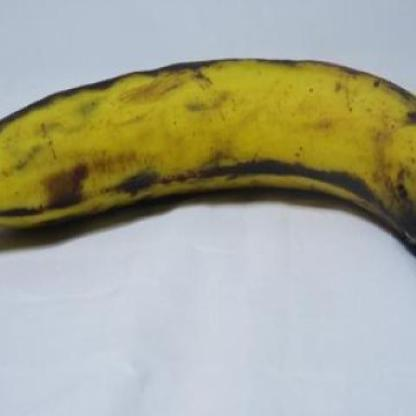
#> input picture banana_ripeness/dataset/overripe/musa-acuminata-mold-e18a9afb-1d0a-11ec-96d8-d8c4975e38aa_jpg.rf.0f578f0960e7304cdce77faeb584c334.jpg, 416 x 416 px
$ python -i image_processing.py   (imports and definitions only)
#> lines starting #> are read from the running program, lines starting #| are printed output that depends on the picture; after the words box and inside, x2 and y2 are one past the last pixel; in counts of white or black regions, pixels touching at a corner belong together
from __future__ import annotations
from io import BytesIO
import cv2, numpy as np
from PIL import Image, ImageOps
from . import config
def load_image(uploaded_file):
 try:
    with Image.open(BytesIO(uploaded_file.getvalue())) as pil_image:
     pil_image=ImageOps.exif_transpose(pil_image); pil_image.verify()
    with Image.open(BytesIO(uploaded_file.getvalue())) as pil_image:
     rgb=np.array(ImageOps.exif_transpose(pil_image).convert("RGB"))
    return cv2.cvtColor(rgb,cv2.COLOR_RGB2BGR)
 except (OSError,ValueError) as exc:
    raise ValueError("Invalid or corrupted image. Please upload another image.") from exc
def resize_image(image,max_dimension=config.WORKING_MAX_DIMENSION):
 h,w=image.shape[:2]; scale=min(1.,max_dimension/max(h,w)); return cv2.resize(image,(max(1,round(w*scale)),max(1,round(h*scale))),interpolation=cv2.INTER_AREA)
def _component(mask):
 h,w=mask.shape; n,labels,stats,_=cv2.connectedComponentsWithStats(mask,8); choices=[i for i in range(1,n) if stats[i,4]>=h*w*config.MIN_COMPONENT_AREA_RATIO]
 return np.where(labels==max(choices,key=lambda i:stats[i,4]),255,0).astype(np.uint8) if choices else np.zeros_like(mask)
def _grabcut(image):
 h,w=image.shape[:2]; mask=np.zeros((h,w),np.uint8); bgd=np.zeros((1,65),np.float64); fgd=np.zeros((1,65),np.float64)
 try:
  cv2.grabCut(image,mask,(max(1,w//20),max(1,h//20),max(2,w-w//10),max(2,h-h//10)),bgd,fgd,3,cv2.GC_INIT_WITH_RECT); return _component(np.where((mask==1)|(mask==3),255,0).astype(np.uint8))
 except cv2.error: return np.zeros((h,w),np.uint8)
def banana_mask(image,hsv,lab):
 h,s,v=cv2.split(hsv); H,W=h.shape; edge=max(3,min(H,W)//25); border=np.concatenate((lab[:edge].reshape(-1,3),lab[-edge:].reshape(-1,3),lab[:,:edge].reshape(-1,3),lab[:,-edge:].reshape(-1,3)))
 dist=np.linalg.norm(lab.astype(np.float32)-np.median(border,axis=0),axis=2); candidate=((((s>25)&(v>35))|((s>45)&(v<170)))&(dist>max(13,float(np.percentile(dist,42))))&~((v>242)&(s<28))).astype(np.uint8)*255
 candidate=cv2.morphologyEx(candidate,cv2.MORPH_OPEN,np.ones((3,3),np.uint8)); candidate=cv2.morphologyEx(candidate,cv2.MORPH_CLOSE,np.ones((9,9),np.uint8)); out=_component(candidate); coverage=cv2.countNonZero(out)/out.size
 if coverage<config.MIN_FRUIT_COVERAGE or coverage>config.MAX_FRUIT_COVERAGE:
  fallback=_grabcut(image)
  if cv2.countNonZero(fallback): out=fallback
 if cv2.countNonZero(out)<out.size*config.MIN_FRUIT_COVERAGE: out=((v<245)|(s>20)).astype(np.uint8)*255
 return cv2.morphologyEx(out,cv2.MORPH_CLOSE,np.ones((7,7),np.uint8))
def make_demo_image():
 image=np.full((360,520,3),(236,240,232),dtype=np.uint8); cv2.ellipse(image,(260,185),(175,66),-15,18,162,(35,210,245),-1); cv2.ellipse(image,(260,171),(164,52),-15,20,160,(60,222,250),-1)
 for x,y,r in [(230,185,5),(280,194,7),(330,160,4),(360,185,5)]: cv2.circle(image,(x,y),r,(45,78,104),-1)
 return image
def process_image(image):
 original=image.copy(); blurred=cv2.GaussianBlur(resize_image(image),config.GAUSSIAN_KERNEL,0); lab0=cv2.cvtColor(blurred,cv2.COLOR_BGR2LAB); l,a,b=cv2.split(lab0); l=cv2.createCLAHE(clipLimit=1.8,tileGridSize=(8,8)).apply(l); working=cv2.cvtColor(cv2.merge((l,a,b)),cv2.COLOR_LAB2BGR); hsv=cv2.cvtColor(working,cv2.COLOR_BGR2HSV); lab=cv2.cvtColor(working,cv2.COLOR_BGR2LAB); mask=banana_mask(working,hsv,lab); coverage=cv2.countNonZero(mask)/float(mask.size)
 return {"original":original,"working":working,"blurred":blurred,"hsv":hsv,"lab":lab,"hsv_visual":cv2.cvtColor(hsv,cv2.COLOR_HSV2RGB),"banana_mask":mask,"segmented":cv2.bitwise_and(working,working,mask=mask),"segmentation_coverage":round(coverage*100,1),"segmentation_uncertain":coverage<config.MIN_FRUIT_COVERAGE or coverage>config.MAX_FRUIT_COVERAGE}
def rgb(image): return cv2.cvtColor(image,cv2.COLOR_BGR2RGB)

>>> import cv2
>>> picture = cv2.imread('../dataset/overripe/musa-acuminata-mold-e18a9afb-1d0a-11ec-96d8-d8c4975e38aa_jpg.rf.0f578f0960e7304cdce77faeb584c334.jpg')
#> picture is the input picture: shape (416, 416, 3); mean B, G, R 147.7, 167.9, 167.4
>>> result = process_image(picture)
#> in process_image, `lab0 = cv2.cvtColor(blurred, cv2.COLOR_BGR2LAB)`: lab0: shape (416, 416, 3); mean of channels 0, 1, 2 173.5, 126.6, 138.1
#> in process_image, `l = cv2.createCLAHE(clipLimit=1.8, tileGridSize=(8, 8)).apply(l)`:
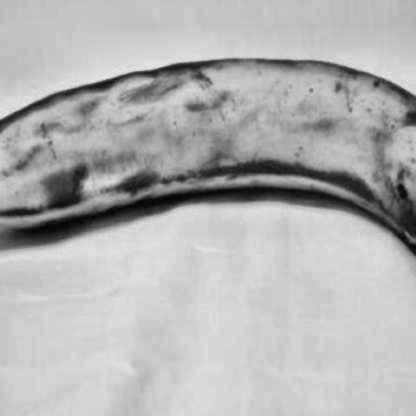
#> l: shape (416, 416); min 4, max 231, mean 178.9
#> in process_image, `hsv = cv2.cvtColor(working, cv2.COLOR_BGR2HSV)`: hsv: shape (416, 416, 3); mean H, S, V 78.9, 72.7, 186.8
#> in process_image, `lab = cv2.cvtColor(working, cv2.COLOR_BGR2LAB)`: lab: shape (416, 416, 3); mean of channels 0, 1, 2 178.9, 126.6, 138.1
#> in banana_mask, `h, s, v = cv2.split(hsv)`:
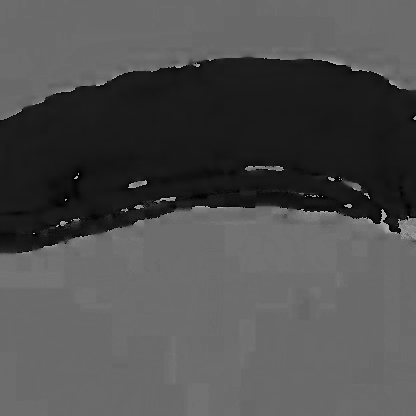
#> h: shape (416, 416); min 0, max 179, mean 78.9
#> in banana_mask, `h, s, v = cv2.split(hsv)`:
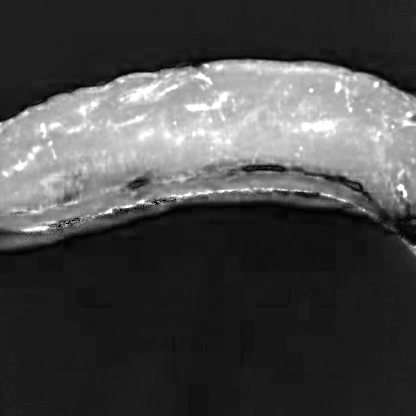
#> s: shape (416, 416); min 0, max 255, mean 72.7
#> in banana_mask, `dist = np.linalg.norm(lab.astype(np.float32) - np.median(border, axis=`:
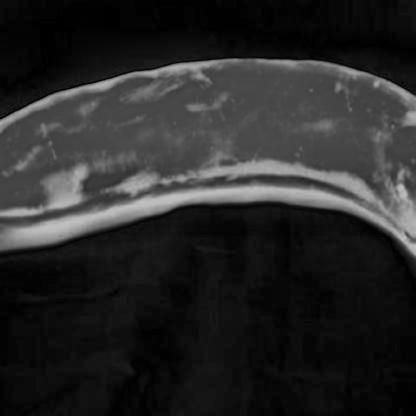
#> dist: shape (416, 416) float64; min 0, max 194.3, mean 40.8
#> in banana_mask, `candidate = (((s > 25) & (v > 35) | (s > 45) & (v < 170)) & (dist > ma`:
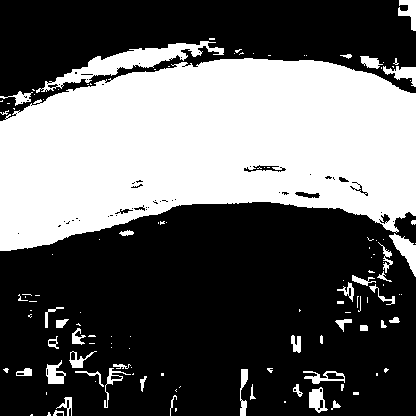
#> candidate: shape (416, 416); 38.5% white; 126 white regions (83 under 20 px), largest, box (x1, y1, x2, y2) and area: (0, 58, 416, 251) 59093, (36, 41, 224, 93) 2358, (389, 233, 416, 277) 482
#> in banana_mask, `candidate = cv2.morphologyEx(candidate, cv2.MORPH_OPEN, np.ones((3, 3)`: candidate: shape (416, 416); 37.4% white; 61 white regions (20 under 20 px), largest, box (x1, y1, x2, y2) and area: (0, 58, 416, 251) 58893, (52, 41, 208, 85) 2085, (390, 235, 416, 276) 473
#> in banana_mask, `candidate = cv2.morphologyEx(candidate, cv2.MORPH_CLOSE, np.ones((9, 9`: candidate: shape (416, 416); 39.3% white; 36 white regions (8 under 20 px), largest, box (x1, y1, x2, y2) and area: (0, 41, 416, 276) 65016, (305, 374, 328, 411) 434, (398, 0, 416, 31) 352
#> in _component, `n, labels, stats, _ = cv2.connectedComponentsWithStats(mask, 8)`:
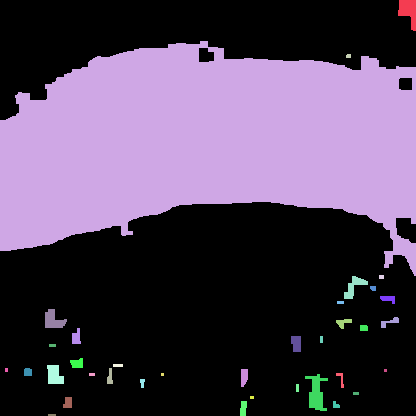
#> labels: shape (416, 416) int32; 37 distinct labels, from 0 to 36; one colour per label, 0 black
#> in _component, `n, labels, stats, _ = cv2.connectedComponentsWithStats(mask, 8)`: n = 37; stats = 37 rows, first 6: [0, 0, 416, 416, 105048], [398, 0, 18, 31, 352], [0, 41, 416, 235, 65016], [346, 54, 5, 4, 19], [379, 275, 5, 4, 20], [344, 276, 24, 23, 226]
#> in _component, `choices = [i for i in range(1, n) if stats[i, 4] >= h * w * config.MIN`: choices = [2]
#> in _component, `return np.where(labels==max(choices,key=lambda i:stats[i,4]),255,0).as..`:
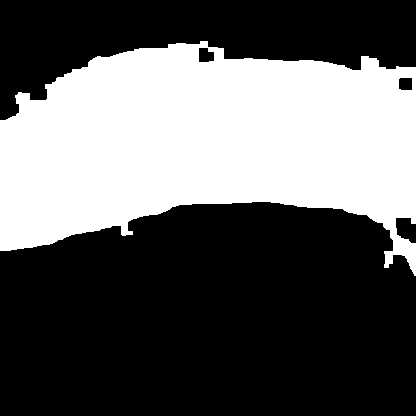
#> returned value: shape (416, 416); 37.6% white; 1 white region, box (x1, y1, x2, y2) and area: (0, 41, 416, 276) 65016
#> in banana_mask, `coverage = cv2.countNonZero(out) / out.size`: coverage = 0.376
#> result = 10 items

$ run again, on banana_ripeness/dataset/overripe/musa-acuminata-mold-e1a734d9-1d0a-11ec-b5ce-d8c4975e38aa_jpg.rf.7cbab5e395bed8d4b128d87f20fc1635.jpg
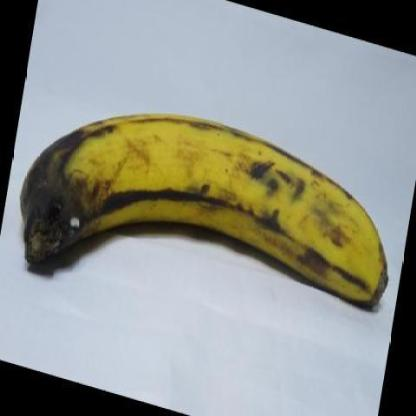
#> input picture banana_ripeness/dataset/overripe/musa-acuminata-mold-e1a734d9-1d0a-11ec-b5ce-d8c4975e38aa_jpg.rf.7cbab5e395bed8d4b128d87f20fc1635.jpg, 416 x 416 px
#> picture is the input picture: shape (416, 416, 3); mean B, G, R 141.8, 148.7, 145.2
#> lab0: shape (416, 416, 3); mean of channels 0, 1, 2 153.5, 126.9, 131.4
#> hsv: shape (416, 416, 3); mean H, S, V 78.8, 54.4, 166.3
#> lab: shape (416, 416, 3); mean of channels 0, 1, 2 159.1, 126.8, 131.4
#> in _component, `n, labels, stats, _ = cv2.connectedComponentsWithStats(mask, 8)`:
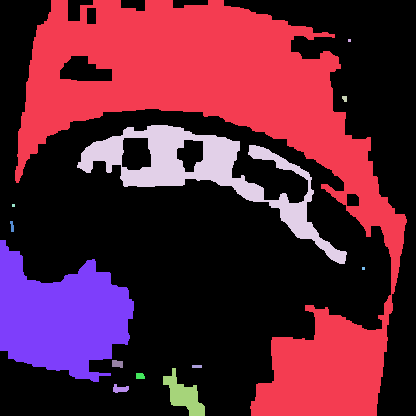
#> labels: shape (416, 416) int32; 14 distinct labels, from 0 to 13; one colour per label, 0 black
#> n = 14; stats = 14 rows, first 6: [0, 0, 416, 416, 101582], [15, 0, 392, 416, 49767], [348, 39, 3, 3, 9], [342, 96, 5, 6, 25], [77, 125, 270, 139, 8473], [12, 204, 3, 3, 9]
#> choices = [1, 4, 7, 11]
#> in _component, `return np.where(labels==max(choices,key=lambda i:stats[i,4]),255,0).as..`:
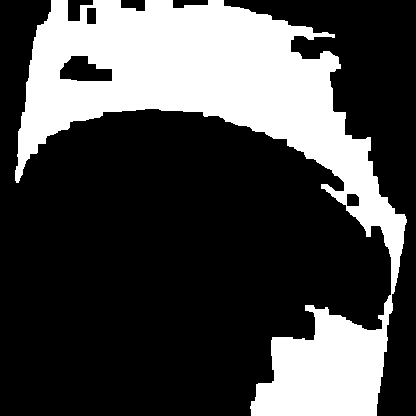
#> returned value: shape (416, 416); 28.8% white; 1 white region, box (x1, y1, x2, y2) and area: (15, 0, 407, 416) 49767
#> in banana_mask, `coverage = cv2.countNonZero(out) / out.size`: coverage = 0.288
#> result = 10 items

$ run again, on banana_ripeness/dataset/overripe/musa-acuminata-mold-e2068b14-1d0a-11ec-9495-d8c4975e38aa_jpg.rf.01aedce044f21872ed9b396042b8c4ad.jpg
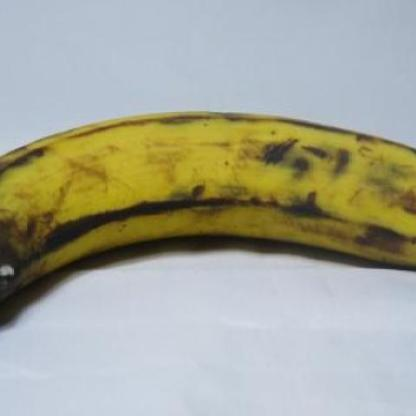
#> input picture banana_ripeness/dataset/overripe/musa-acuminata-mold-e2068b14-1d0a-11ec-9495-d8c4975e38aa_jpg.rf.01aedce044f21872ed9b396042b8c4ad.jpg, 416 x 416 px
#> picture is the input picture: shape (416, 416, 3); mean B, G, R 151.8, 167.7, 166.4
#> lab0: shape (416, 416, 3); mean of channels 0, 1, 2 173.3, 126.6, 136.3
#> hsv: shape (416, 416, 3); mean H, S, V 78.3, 68.1, 186.6
#> lab: shape (416, 416, 3); mean of channels 0, 1, 2 178.7, 126.6, 136.3
#> in _component, `n, labels, stats, _ = cv2.connectedComponentsWithStats(mask, 8)`:
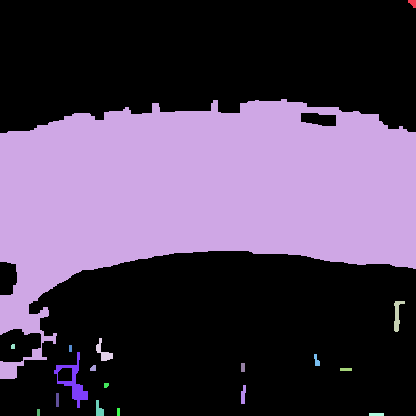
#> labels: shape (416, 416) int32; 19 distinct labels, from 0 to 18; one colour per label, 0 black
#> n = 19; stats = 19 rows, first 6: [0, 0, 416, 416, 107637], [408, 0, 8, 8, 45], [0, 99, 416, 280, 64042], [394, 301, 11, 31, 159], [96, 338, 17, 23, 154], [11, 344, 4, 5, 19]
#> choices = [2]
#> in _component, `return np.where(labels==max(choices,key=lambda i:stats[i,4]),255,0).as..`:
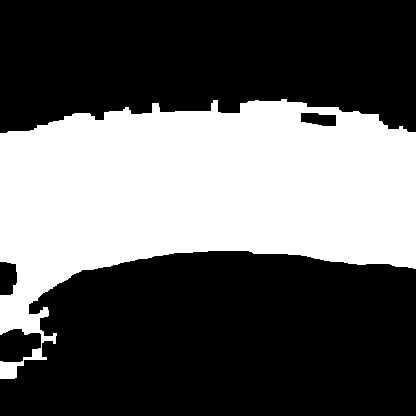
#> returned value: shape (416, 416); 37% white; 1 white region, box (x1, y1, x2, y2) and area: (0, 99, 416, 379) 64042
#> in banana_mask, `coverage = cv2.countNonZero(out) / out.size`: coverage = 0.37
#> result = 10 items
